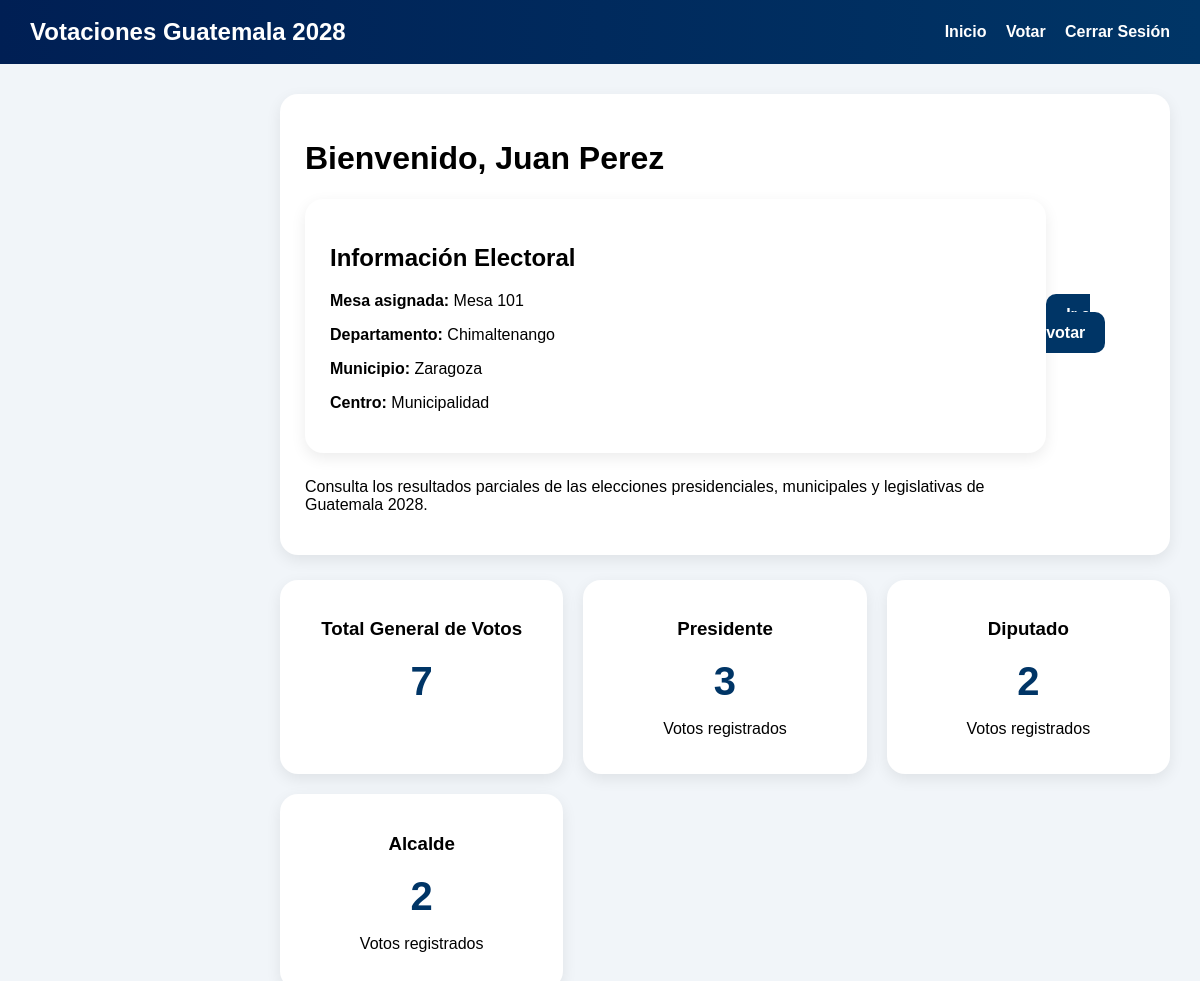
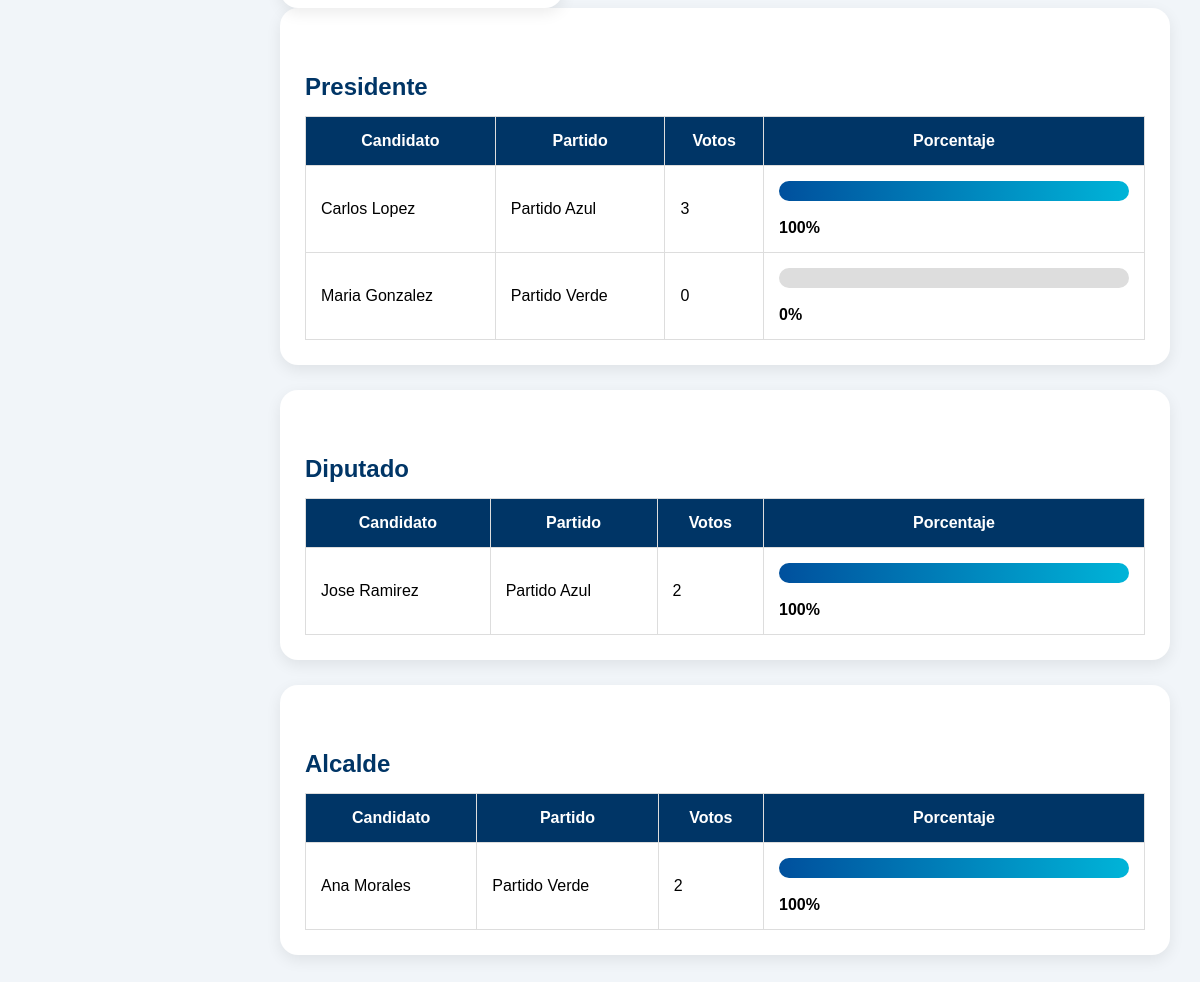
/voter/dashboard.php (signed in), run on the app's committed database (2 pictures, top to bottom).
### tables this page shows
CREATE TABLE `mesas` (
  `id` int(11) NOT NULL,
  `numero_mesa` varchar(20) DEFAULT NULL,
  `departamento` varchar(100) DEFAULT NULL,
  `municipio` varchar(100) DEFAULT NULL,
  `direccion` text DEFAULT NULL,
  `estado` enum('Activa','Inactiva') DEFAULT 'Activa'
);

CREATE TABLE `tipos_votacion` (
  `id` int(11) NOT NULL,
  `nombre` varchar(100) DEFAULT NULL
);

CREATE TABLE `candidatos` (
  `id` int(11) NOT NULL,
  `nombre` varchar(100) DEFAULT NULL,
  `foto` varchar(255) DEFAULT NULL,
  `partido_id` int(11) DEFAULT NULL,
  `tipo_id` int(11) DEFAULT NULL,
  `votos` int(11) DEFAULT 0
);

CREATE TABLE `partidos` (
  `id` int(11) NOT NULL,
  `nombre` varchar(100) DEFAULT NULL,
  `siglas` varchar(20) DEFAULT NULL,
  `logo` varchar(255) DEFAULT NULL
);

### voter/dashboard.php (the view, shortened to what this page needs)
<?php
require_once("../includes/conexion.php");
$mesa = mysqli_query($con,"
SELECT mesas.*
FROM usuarios
INNER JOIN mesas
ON usuarios.mesa_id = mesas.id
WHERE usuarios.id='".$_SESSION['id']."'
");
$mesa = mysqli_fetch_assoc($mesa);
$totalGeneral = mysqli_query($con,"
SELECT COUNT(*) total
FROM votos
");
$totalGeneral = mysqli_fetch_assoc($totalGeneral)['total'];
$totalesCategoria = [];
$consultaTotales = mysqli_query($con,"
SELECT
    tipos_votacion.id,
    tipos_votacion.nombre,
    COUNT(votos.id) AS total
FROM tipos_votacion
LEFT JOIN votos
ON tipos_votacion.id = votos.tipo_id
GROUP BY tipos_votacion.id
");
while($t = mysqli_fetch_assoc($consultaTotales)){
    $totalesCategoria[$t['id']] = $t['total'];
}
?>
<!DOCTYPE html>
<html lang="es">
<head>
<link rel="stylesheet" href="../assets/css/style.css">
</head>
<body>
<div class="navbar">
<h2>Votaciones Guatemala 2028</h2>
<div>
<a href="dashboard.php">Inicio</a>
<a href="votar.php">Votar</a>
<a href="../auth/logout.php">Cerrar Sesión</a>
</div>
</div>
<div class="main">
<div class="card welcome">
<div>
<h1>
Bienvenido,
<?php echo $_SESSION['nombre']; ?>
</h1>
<div class="card">
<h2>Información Electoral</h2>
<p>
<b>Mesa asignada:</b>
<?php echo $mesa['numero_mesa']; ?>
</p>
<p>
<b>Departamento:</b>
<?php echo $mesa['departamento']; ?>
</p>
<p>
<b>Municipio:</b>
<?php echo $mesa['municipio']; ?>
</p>
<p>
<b>Centro:</b>
<?php echo $mesa['direccion']; ?>
</p>
</div>
<p>
Consulta los resultados parciales de las elecciones presidenciales,
municipales y legislativas de Guatemala 2028.
</p>
</div>
<div>
<a href="votar.php" class="btn">
Ir a votar
</a>
</div>
</div>
<div class="stats">
<div class="stat">
<h3>Total General de Votos</h3>
<h1><?php echo $totalGeneral; ?></h1>
</div>
<?php
$categorias = mysqli_query($con,"
SELECT * FROM tipos_votacion
");
while($cat=mysqli_fetch_assoc($categorias)){
$totalCategoria = $totalesCategoria[$cat['id']] ?? 0;
?>
<div class="stat">
<h3>
<?php echo $cat['nombre']; ?>
</h3>
<h1>
<?php echo $totalCategoria; ?>
</h1>
<p>Votos registrados</p>
</div>
<?php } ?>
</div>
<?php
$categorias = mysqli_query($con,"
SELECT * FROM tipos_votacion
");
while($categoria = mysqli_fetch_assoc($categorias)){
$tipo_id = $categoria['id'];
$tipo_nombre = $categoria['nombre'];
$totalCategoria = $totalesCategoria[$tipo_id] ?? 0;
echo "
<div class='card'>
<h2 class='titulo'>$tipo_nombre</h2>
<table>
<tr>
<th>Candidato</th>
<th>Partido</th>
<th>Votos</th>
<th>Porcentaje</th>
</tr>
";
$candidatosCategoria = mysqli_query($con,"
SELECT
    candidatos.*,
    partidos.nombre AS partido
FROM candidatos
INNER JOIN partidos
ON candidatos.partido_id = partidos.id
WHERE candidatos.tipo_id = '$tipo_id'
ORDER BY candidatos.votos DESC
");
while($c=mysqli_fetch_assoc($candidatosCategoria)){
$porcentaje = 0;
if($totalCategoria > 0){
    $porcentaje = ($c['votos'] * 100) / $totalCategoria;
}
?>
<tr>
<td>
<?php echo $c['nombre']; ?>
</td>
<td>
<?php echo $c['partido']; ?>
</td>
<td>
<?php echo $c['votos']; ?>
</td>
<td width="350">
<div class="barra">
<div
class="progreso"
style="width: <?php echo $porcentaje; ?>%">
</div>
</div>
<br>
<b>
<?php echo round($porcentaje,2); ?>%
</b>
</td>
</tr>
<?php
}
echo "
</table>
</div>
";
}
?>

### assets/css/style.css (style rules this page uses)
body { margin:0; font-family:Arial; background:#f4f6f9; }
.main { margin-left:250px; padding:20px; }
.card { background:white; padding:20px; border-radius:10px; box-shadow:0px 2px 5px rgba(0,0,0,0.2); margin-bottom:20px; }
table { width:100%; border-collapse:collapse; }
table th,table td { border:1px solid #ddd; padding:10px; }

### voter/dashboard.php (style rules this page uses)
body { margin:0; padding:0; font-family:Arial; background:#f1f5f9; }
.navbar { background:linear-gradient(90deg,#001f54,#003566); color:white; padding:18px 30px; display:flex; justify-content:space-between; align-items:center; }
.navbar h2 { margin:0; }
.navbar a { color:white; text-decoration:none; margin-left:15px; font-weight:bold; }
.main { padding:30px; }
.card { background:white; border-radius:18px; padding:25px; margin-bottom:25px; box-shadow:0 5px 15px rgba(0,0,0,0.08); }
.welcome { display:flex; justify-content:space-between; align-items:center; }
.btn { background:#003566; color:white; padding:12px 20px; text-decoration:none; border-radius:10px; font-weight:bold; transition:0.3s; }
.stats { display:grid; grid-template-columns:repeat(auto-fit,minmax(220px,1fr)); gap:20px; }
.stat { background:white; border-radius:18px; padding:20px; text-align:center; box-shadow:0 5px 15px rgba(0,0,0,0.08); }
.stat h1 { margin:0; font-size:40px; color:#003566; }
table { width:100%; border-collapse:collapse; }
table th { background:#003566; color:white; padding:15px; }
table td { padding:15px; border-bottom:1px solid #ddd; }
.barra { width:100%; background:#ddd; border-radius:20px; overflow:hidden; height:20px; }
.progreso { height:20px; background:linear-gradient(90deg,#00509d,#00b4d8); }
.titulo { margin-top:40px; margin-bottom:15px; color:#003566; }

### data on the page
mesas: numero_mesa "Mesa 101", departamento "Chimaltenango", municipio "Zaragoza", direccion "Municipalidad"
tipos_votacion: nombre "Presidente", totalCategoria "3"
tipos_votacion: nombre "Diputado", id "2"
tipos_votacion: nombre "Alcalde", totalCategoria "2"
candidatos: nombre "Carlos Lopez", partido.nombre "Partido Azul", votos "3", porcentaje "100"
candidatos: nombre "Maria Gonzalez", partido.nombre "Partido Verde", votos "0"
candidatos: nombre "Jose Ramirez", partido.nombre "Partido Azul", votos "2", porcentaje "100"
candidatos: nombre "Ana Morales", partido.nombre "Partido Verde", votos "2", votos "100"

### other printed values
$_SESSION['nombre'] "Juan Perez"
$totalGeneral "7"
